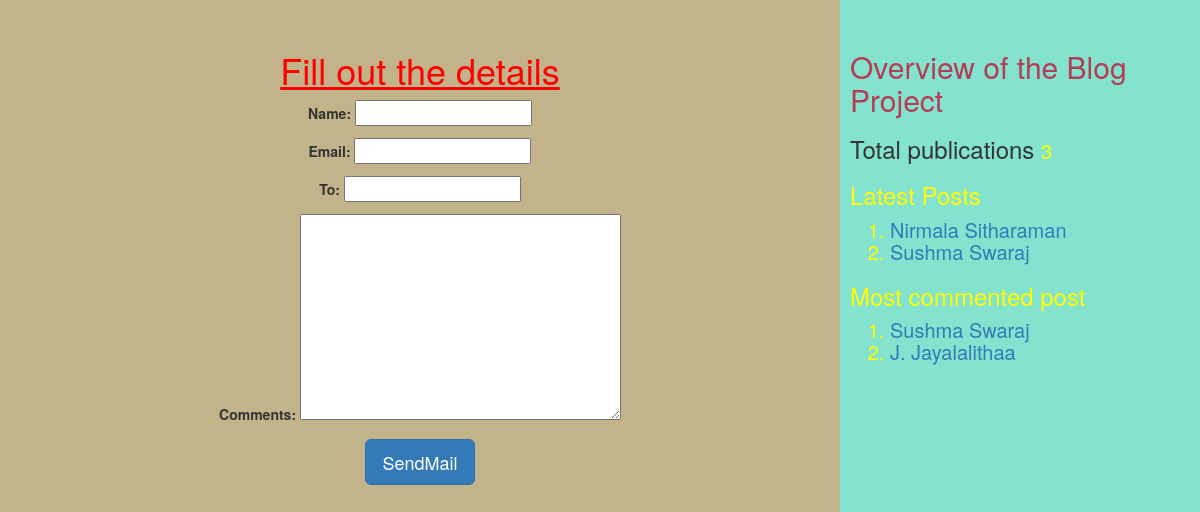
The page /2/share on the database its author committed.
### myApp/models.py (models this page shows, shortened)
class Post(models.Model):
    tags=TaggableManager()
    STATUS_CHOICE=(('draft','Draft'),('published','Published'))
    title=models.CharField(max_length=256)
    slug=models.SlugField(max_length=264,unique_for_date='publish')
    author=models.ForeignKey(User,related_name='blog_posts',on_delete=models.CASCADE)
    body=models.TextField()
    publish=models.DateTimeField(default=timezone.now)
    created=models.DateTimeField(auto_now_add=True)
    updated=models.DateTimeField(auto_now=True)
    status=models.CharField(max_length=10,choices=STATUS_CHOICE,default='draft')
    objects=CustomManager()
    class Meta:
        ordering=('-publish',)
    def get_absolute_url(self):
        return reverse('post_detail',args=[self.publish.year,self.publish.strftime('%m'),self.publish.strftime('%d'),self.slug])

### myApp/views.py (the view, shortened to what this page needs)
# urls.py: url(r'^(?P<id>\d+)/share',views.mail_send_view)
def mail_send_view(request,id):
    post=get_object_or_404(Post,id=id,status='published')
    form=EmailSendForm()
    d={'post':post,'form':form}
    return render(request,'myApp/sharebymail.html',d)

### myApp/forms.py
class EmailSendForm(forms.Form):
    name=forms.CharField()
    email=forms.EmailField()
    to=forms.EmailField()
    comments=forms.CharField(required=False,widget=forms.Textarea)

### myApp/models.py (called while the page is built)
    def get_queryset(self):
        return super().get_queryset().filter(status='published')

### myApp/templatetags/mytags.py (called while the page is built)
@register.simple_tag
def total_posts():
    return Post.objects.count()

@register.inclusion_tag('myApp/latest_post.html')
def show_latest_posts(count=3):
    latest_post=Post.objects.order_by('-publish')[:count]
    return {'latest_post':latest_post}

@register.simple_tag
def get_most_commented_posts(count=2):
    return Post.objects.annotate(total_comments=Count('comments')).order_by('-total_comments')[:count]

### templates/myApp/sharebymail.html (shortened to what this page needs)
<html>
{%extends "myApp/parents.html"%}
  {%block content_block%}
  <center>
    <h1 style="color:red"><u>Fill out the details</u></h1>
    <form method="post">
      {{form.as_p}}
      <input type="submit" class='btn btn-lg btn-primary' value="SendMail">
    </form>
  </center>
  {%endblock%}

### templates/myApp/parents.html (shortened to what this page needs)
<html>
{%load mytags%}
 <head>
   <link rel="stylesheet" href="https://maxcdn.bootstrapcdn.com/bootstrap/3.3.7/css/bootstrap.min.css">
</head>
<body>
  <div class="content" style="width:70%;float:left;height:200%;background-color:#c2b38a;padding:30px 10px 0 10px">
    {%block content_block%}
    {%endblock%}
  </div>
  <div class="sidebar" style="width:30%;float:right;height:200%;background-color:#84e3ce;padding:30px 0 0 10px">
    <h2 style="color:#b33d54">Overview of the Blog Project</h2>
    <h3>Total publications
      <span style="color:yellow;font-size:20px;">
      {%total_posts%}
      <h3>Latest Posts</h3>
      {% show_latest_posts 2 %}
      <h3>Most commented post</h3>
      {%get_most_commented_posts as m%}
      <ol>
        {%for post in m%}
        <li><a href="{{post.get_absolute_url}}">{{post.title}}</a></li>
        {%endfor%}
      </ol>
    </span>
  </h3>
  </div>
</body>
</html>

### templates/myApp/latest_post.html
<html>
<body>
  <ol>
  {%for post in latest_post%}
  <li><a href="{{post.get_absolute_url}}">{{post.title}}</a></li>
  {%endfor%}
  </ol>
</body>
</html>

### rows shown on the page
Post: title "Nirmala Sitharaman"
Post: title "Sushma Swaraj"
Post: title "J. Jayalalithaa"
